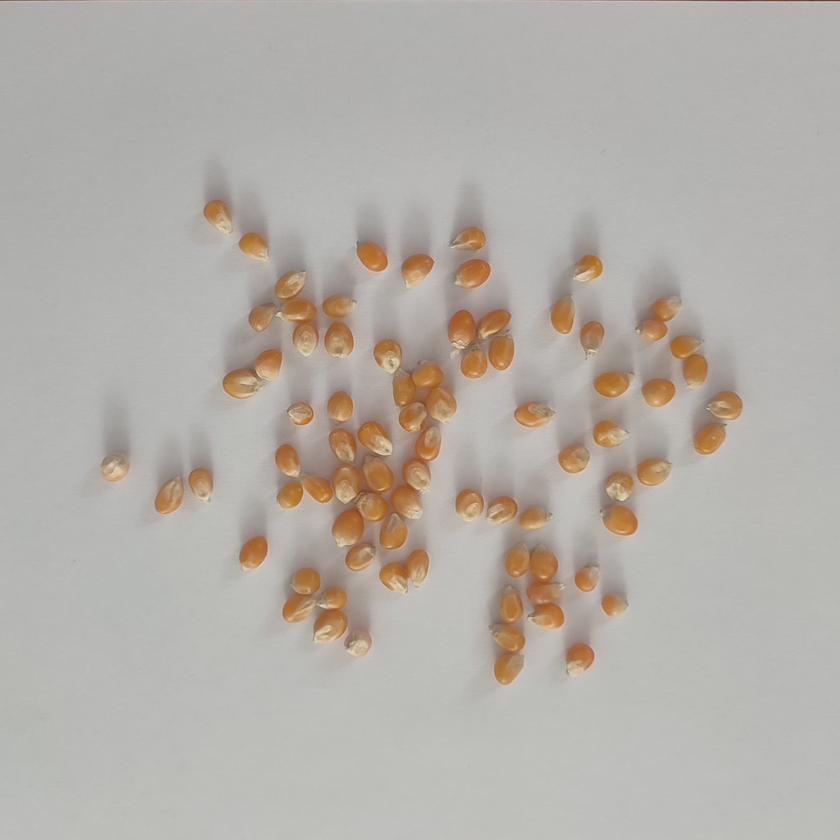
#> input picture grain-count-detector/misir.png, 840 x 840 px, shrunk from 2400 x 2400 before the run
$ python remove-bg.py
#> lines starting #> are read from the running program, lines starting #| are printed output that depends on the picture
from PIL import Image


def remove_gray_background(input_image_path, output_image_path, gray_threshold=55):
    # Görüntüyü aç
#> called with input_image_path = 'misir.png', output_image_path = 'misir_no_gray.png', gray_threshold = 55
    image = Image.open(input_image_path).convert("RGBA")
#> image is the input picture: PIL image 840x840 RGBA; mean R, G, B, A 180, 174.8, 168.2, 255

    # Görüntü piksel verilerini al
    pixels = image.load()

    # Görüntü boyutlarını al
    width, height = image.size
#> width = 840; height = 840

    # Gri arka planı şeffaf yap
    for x in range(width):
        for y in range(height):
            r, g, b, a = pixels[x, y]

            # Gri rengin aralığını kontrol et (r, g, b'nin eşit ve yakın değeri)
            # Burada, r, g, b'nin çok yakın olması durumunda (eşiği artırarak) gri kabul edebiliriz
            if abs(r - g) < gray_threshold and abs(g - b) < gray_threshold and abs(r - b) < gray_threshold:
                # Eğer piksel gri ise, şeffaf yap
                pixels[x, y] = (r, g, b, 0)  # Alpha kanalını 0 yaparak şeffaf yap
            else:
                # Eğer gri değilse, pikselleri olduğu gibi bırak
                continue

    # Şeffaf arka planlı resmi kaydet
    image.save(output_image_path, "PNG")
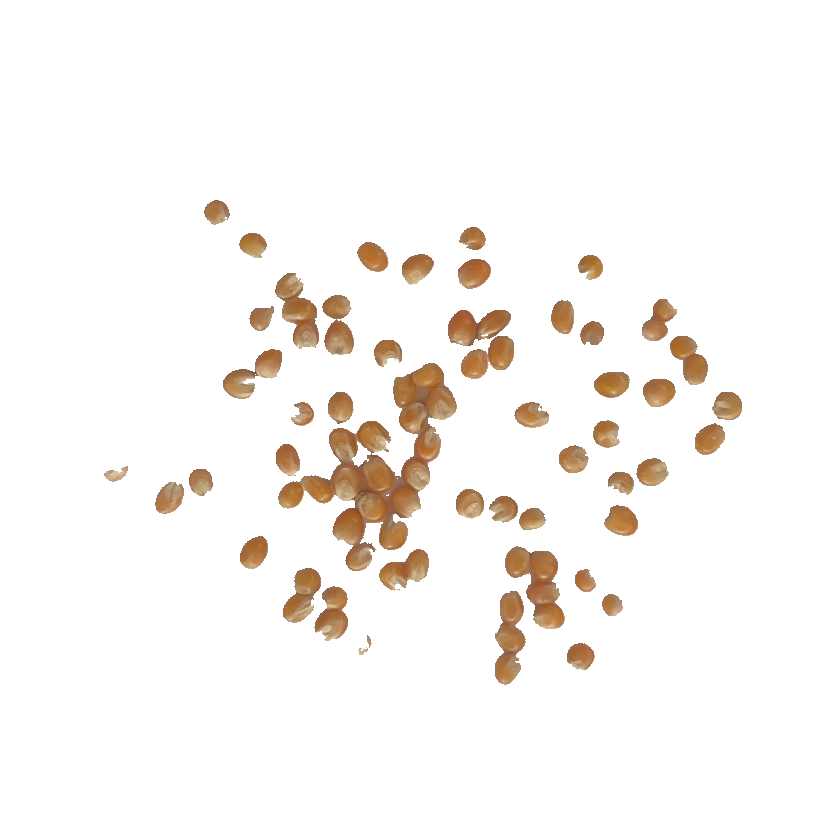
#> saved as misir_no_gray.png: PIL image 840x840 RGBA; mean R, G, B, A 180, 174.8, 168.2, 18.4; transparent parts drawn white


# Kullanım örneği
remove_gray_background('misir.png', 'misir_no_gray.png')
